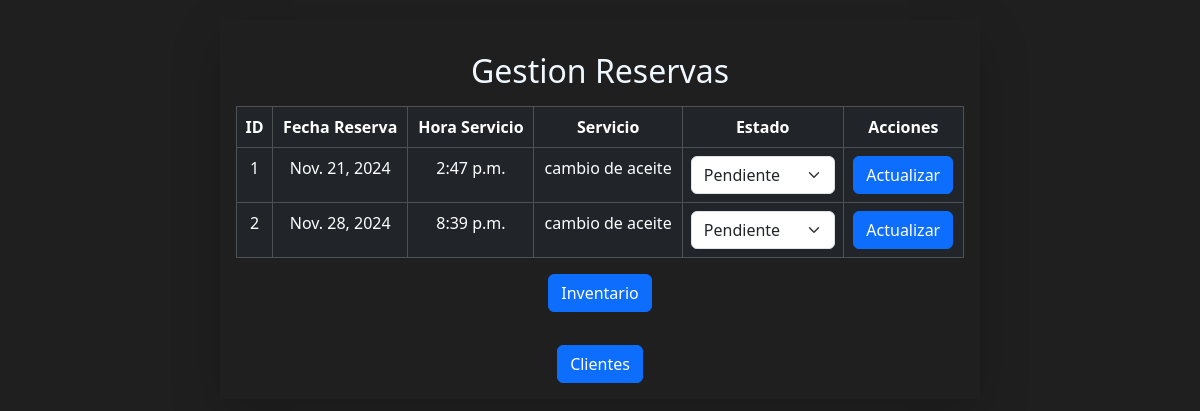
The app's page /reservas_emp, older data.
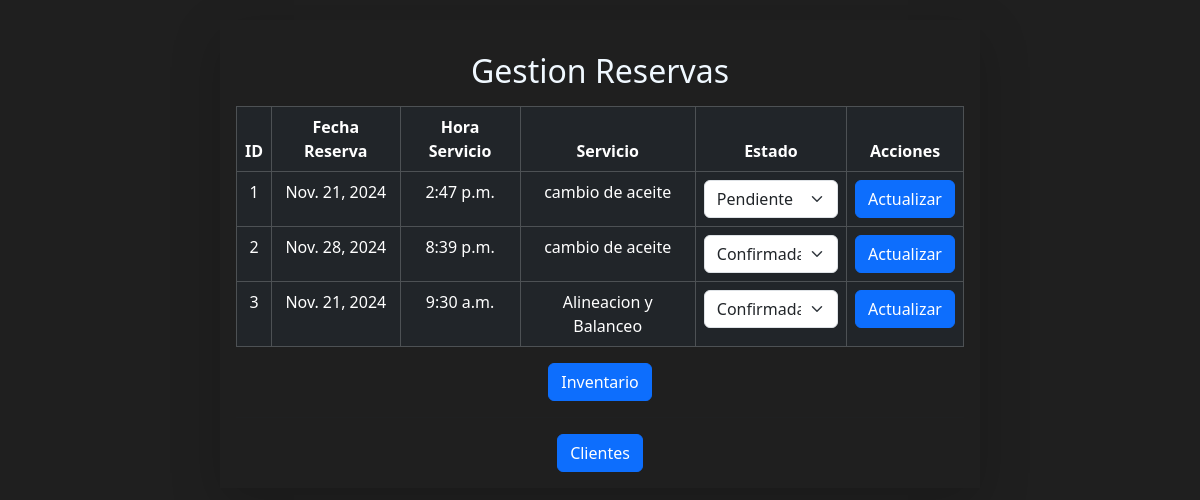
The same page, newer data.
### tallerApp/models.py (models this page shows, shortened)
class Reserva(models.Model):
    ESTADO_CHOICES = [
        ('pendiente', 'Pendiente'),
        ('confirmada', 'Confirmada'),
        ('cancelada', 'Cancelada'),
        ('realizada', 'Realizada'),
    ]
    id_reserva = models.AutoField(primary_key=True)
    fecha_reserva = models.DateField(blank=False, null=False)
    hora_servicio = models.TimeField(blank=False, null=False)
    servicio = models.ForeignKey('Servicio', on_delete=models.CASCADE, db_column='idServicio')
    estado = models.CharField(max_length=10, choices=ESTADO_CHOICES, default='pendiente')
    precio_total = models.IntegerField('Servicio', db_column='valor_servicio', blank=True, null=True)

class Servicio(models.Model):
    id_servicio = models.AutoField(db_column='idServicio', primary_key=True)
    nom_servicio = models.CharField(max_length=200, blank=False, null=False)
    duracion_estimada = models.IntegerField(blank=False, null=False)
    valor = models.IntegerField(blank=False, null=False, db_column='valor_servicio')

### tallerApp/views.py (the view, shortened to what this page needs)
# urls.py: path('reservas_emp', views.reservas_emp, name='reservas_emp'),
def reservas_emp(request):
    reserva = Reserva.objects.all()
    context = {
        "reserva": reserva,
    }
    return render(request, "pages/reservas_emp.html", context)

### tallerApp/templates/pages/reservas_emp.html (shortened to what this page needs)
<!DOCTYPE html>
<html lang="en">
<head>
    {% load static %}
    <link rel="stylesheet" href="{% static 'css/page.css' %}">
    <link rel="stylesheet" href="{% static 'css/bootstrap.min.css' %}">
</head>
<body>
    <main>
        <div class="container">
            <div class="row">
                <div class="col-md-8 shadow-lg mx-auto text-center p-3">
                    <h2 class="my-3" style="color: aliceblue;">Gestion Reservas</h2>
                    <form action="{% url 'reservas_emp' %}" method="POST">
                        <table class="table table-dark table-hover table-bordered">
                            <thead>
                                <th>ID</th>
                                <th>Fecha Reserva</th>
                                <th>Hora Servicio</th>
                                <th>Servicio</th>
                                <th>Estado</th>
                                <th>Acciones</th>
                            </thead>
                            <tbody>
                                {% if reserva %}
                                {% for tmp in reserva %}
                                <tr>
                                    <td>{{ tmp.id_reserva }}</td>
                                    <td>{{ tmp.fecha_reserva }}</td>
                                    <td>{{ tmp.hora_servicio }}</td>
                                    <td>{{ tmp.servicio.nom_servicio }}</td>
                                    <td>
                                        <select class="form-select" name="estado_{{ tmp.id_reserva }}">
                                            {% for estado in tmp.ESTADO_CHOICES %}
                                            <option value="{{ estado.0 }}" {% if tmp.estado == estado.0 %}selected{% endif %}>
                                                {{ estado.1 }}
                                            </option>
                                            {% endfor %}
                                        </select>
                                    </td>
                                    <td>
                                        <button type="submit" name="update" value="{{ tmp.id_reserva }}" class="btn btn-primary">Actualizar</button>
                                    </td>
                                </tr>
                                {% endfor %}
                                {% endif %}
                            </tbody>
                        </table>
                    </form>
                    <div>
                        <a href="{% url 'inventario' %}"><button class="btn btn-primary">Inventario</button></a>
                    </div>
                    <hr>
                    <div>
                        <a href="{% url 'clientes' %}"><button class="btn btn-primary">Clientes</button></a>
                    </div>
                </div>
            </div>
        </div>
    </main>
</body>
</html>

Row changes from the older to the newer data that the page shows:
changed Reserva "Nov. 28, 2024": estado+id_reserva "Pendiente" → "Confirmada"
added Reserva: id_reserva "3", fecha_reserva "Nov. 21, 2024", hora_servicio "9:30 a.m.", servicio.nom_servicio "Alineacion y Balanceo", estado+id_reserva "Confirmada"
